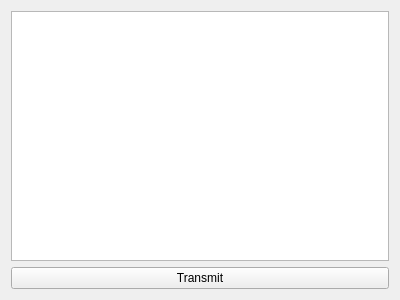
<?xml version="1.0" encoding="UTF-8"?>
<ui version="4.0">
 <class>MainWindow</class>
 <widget class="QMainWindow" name="MainWindow">
  <property name="geometry">
   <rect>
    <x>0</x>
    <y>0</y>
    <width>400</width>
    <height>300</height>
   </rect>
  </property>
  <property name="minimumSize">
   <size>
    <width>400</width>
    <height>300</height>
   </size>
  </property>
  <property name="maximumSize">
   <size>
    <width>400</width>
    <height>300</height>
   </size>
  </property>
  <property name="windowTitle">
   <string>TextTransmitter</string>
  </property>
  <widget class="QWidget" name="centralWidget">
   <layout class="QVBoxLayout" name="verticalLayout_2">
    <item>
     <layout class="QVBoxLayout" name="verticalLayout">
      <item>
       <widget class="QPlainTextEdit" name="plainTextEdit"/>
      </item>
      <item>
       <widget class="QPushButton" name="pushButton">
        <property name="text">
         <string>Transmit</string>
        </property>
       </widget>
      </item>
     </layout>
    </item>
   </layout>
  </widget>
 </widget>
 <layoutdefault spacing="6" margin="11"/>
 <resources/>
 <connections/>
</ui>
